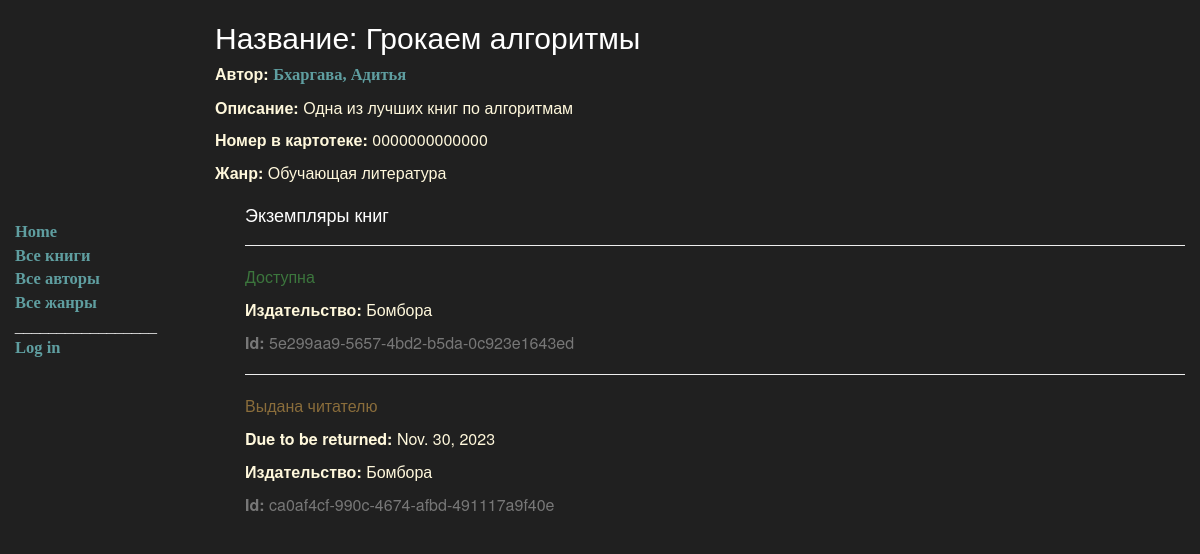
/catalog/book/1, run on the app's committed database.
### catalog/models.py (models this page shows, shortened)
class Book(models.Model):
    title = models.CharField(max_length=200)
    author = models.ForeignKey(Author, on_delete=models.SET_NULL, null=True)
    summary = models.TextField(max_length=1000, help_text="Введите краткое описание книги.")
    isbn = models.CharField('ISBN', max_length=13, help_text='13 Character <a href="https://www.isbn-international'
                                                             '.org/content/what-isbn">ISBN number</a>')
    genre = models.ManyToManyField(Genre, help_text="Выберите жанр этой книги.")
    def display_genre(self):   # Создает строку для жанра. Это необходимо для отображения жанра в администраторе.
        return ', '.join(
            [
                genre.name for genre in self.genre.all()[:3]
             ]
        )
    display_genre.short_description = 'Genre'

class Author(models.Model):
    first_name = models.CharField(max_length=100)
    last_name = models.CharField(max_length=100)
    date_of_birth = models.DateField(null=True, blank=True)
    date_of_death = models.DateField('Died', null=True, blank=True)
    def __str__(self):
        return f'{self.last_name}, {self.first_name}'

class Genre(models.Model):   # Модель жанра книги
    name = models.CharField(max_length=200, help_text="Введите жанр книги (например, научная фантастика, "
                                                      "документальная литература)")
    def __str__(self):   # Возвращает название жанра в удобочитаемом виде
        return self.name

class BookInstance(models.Model):
    id = models.UUIDField(primary_key=True, default=uuid.uuid4, help_text="Уникальный идентификатор этой конкретной "
                                                                          "книги во всей библиотеке.")
    book = models.ForeignKey('Book', on_delete=models.SET_NULL, null=True)
    imprint = models.CharField(max_length=200)
    due_back = models.DateField(null=True, blank=True)
    LOAN_STATUS = (
        ('m', 'Обслуживается'),
        ('o', 'Выдана читателю'),
        ('a', 'Доступна'),
        ('r', 'Забронирована'),
    )
    status = models.CharField(max_length=1, choices=LOAN_STATUS, blank=True, default='m', help_text='Забронировать '
                                                                                                    'наличие.')
    class Meta:
        ordering = ["due_back"]

### catalog/views.py (the view)
# urls.py: url(r'^book/(?P<pk>\d+)$', views.BookDetailView.as_view(), name='book-detail'),
class BookDetailView(generic.DetailView):
    model = Book

### catalog/templates/catalog/book_detail.html (shortened to what this page needs)
{% extends "base_generic.html" %}
{% block content %}
	<h2>Название: {{ book.title }}</h2>
	<p><strong>Автор: <a href="{% url 'author-detail' book.author.pk %}">{{ book.author }}</a></strong></p>
	<p><strong>Описание:</strong> {{ book.summary }}</p>
	<p><strong>Номер в картотеке:</strong> {{ book.isbn }}</p>
	<p><strong>Жанр:</strong> {% for genre in book.genre.all %} {{ genre }}{% if not forloop.last %}, {% endif %}{% endfor %}</p>
	<div style="margin-left:30px;margin-top:20px">
    <h4>Экземпляры книг</h4>
    {% for copy in book.bookinstance_set.all %}
    <hr>
    <p class="{% if copy.status == 'a' %}text-success{% elif copy.status == 'd' %}text-danger{% else %}text-warning{% endif %}">{{ copy.get_status_display }}</p>
    {% if copy.status != 'a' %}<p><strong>Due to be returned:</strong> {{copy.due_back}}</p>{% endif %}
    <p><strong>Издательство:</strong> {{copy.imprint}}</p>
    <p class="text-muted"><strong>Id:</strong> {{copy.id}}</p>
    {% endfor %}
  	</div>
{% endblock %}

### catalog/templates/base_generic.html (style rules this page uses)
body { background: rgb(32,32,32); }
h2 { color: White; }
h4 { color: White; }
a { color: rgb(95, 158, 160); font-size: 16.5px; font-family: Verdana }
p { color: rgb(255, 248, 220); font-size: 16px; }

### data on the page
Book: title "Грокаем алгоритмы", author "Бхаргава, Адитья", summary "Одна из лучших книг по алгоритмам", isbn "0000000000000"
Genre: name "Обучающая литература"
BookInstance: status "Доступна", imprint "Бомбора", id "5e299aa9-5657-4bd2-b5da-0c923e1643ed"
BookInstance: status "Выдана читателю", due_back "Nov. 30, 2023", imprint "Бомбора", id "ca0af4cf-990c-4674-afbd-491117a9f40e"
